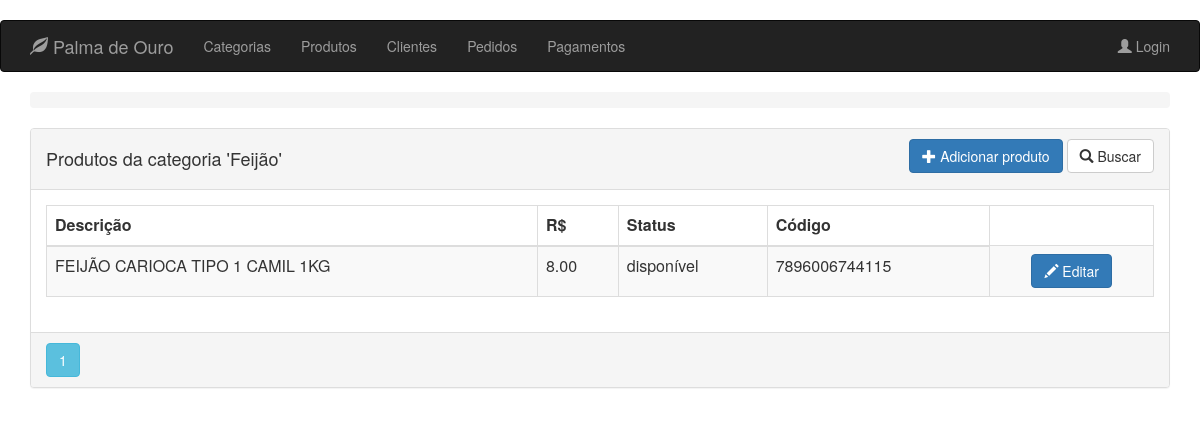
Page /category/3/product on the earlier database version.
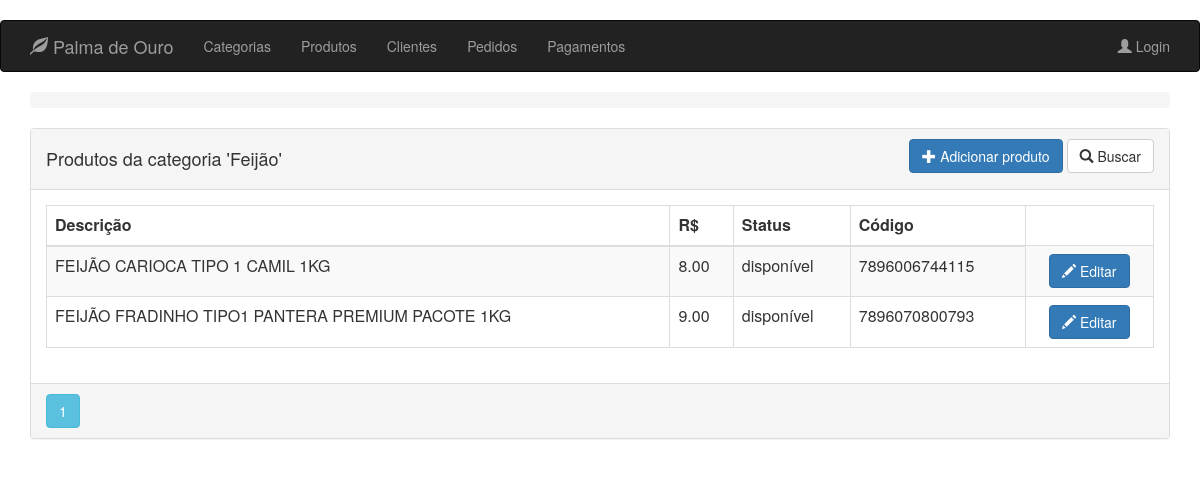
Same page on the later database version.
### app/models.py (models this page shows, shortened)
class Product(db.Model):
    __tablename__ = 'products'
    id = db.Column(db.Integer, primary_key=True)
    description = db.Column(db.String(64))
    image_file = db.Column(db.String(32), default='default.jpg')
    unit_cost = db.Column(db.Numeric(6, 2), nullable=False)
    is_available = db.Column(db.Boolean, nullable=False)
    code = db.Column(db.String(13), unique=True, nullable=False)
    category_id = db.Column(db.Integer, ForeignKey('categories.id'), nullable=False)
    category = relationship("Category", backref=backref('products', order_by=description))
    __table_args__ = (CheckConstraint(unit_cost >= 0.00, name='unit_cost_positive'),)

### app/routes/category/routes.py (the view)
@blueprint_category.route('/category/<int:id>/product')
@register_breadcrumb(blueprint_category, '.id', '', dynamic_list_constructor=view_category_dlc)
def products_of(id):
    category = Category.query.get_or_404(id)
    page = request.args.get('page', 1, type=int)
    products = Product.query.filter_by(category=category).order_by(Product.description).paginate(page, per_page=10)
    return render_template('category/productsof.html', category=category, all_products=products)

### app/templates/category/productsof.html (shortened to what this page needs)
{% extends "base.html" %}
{% block page_content %}
<div class="panel panel-default">
    <div class="panel-heading">
        <div class="row">
            <div class="col col-xs-6">
                <h4>Produtos da categoria '{{ category.title }}'</h4>
            </div>
            <div class="col col-xs-6 text-right">
                <a href="{{ url_for('blueprint_category.new_product',id=category.id) }}"
                   class="btn btn-primary">
                    <span class="glyphicon glyphicon-plus"></span>
                    Adicionar produto
                </a>
                <a href="{{ url_for('blueprint_product.search_product') }}"
                   class="btn btn-default">
                    <span class="glyphicon glyphicon-search"></span>
                    Buscar
                </a>
            </div>
            <div class="btn-group col-md-4 text-right">
            </div>
        </div>
    </div>
    <div class="panel-body">
        <table class="table table-striped table-responsive table-bordered">
            <thead>
                <tr>
                    <th>Descrição</th>
                    <th>R$</th>
                    <th>Status</th>
                    <th>Código</th>
                </tr>
            </thead>
            <tbody>
                {% for product in all_products.items %}
                <tr>
                    <td>{{ product.description }}</td>
                    <td>{{ product.unit_cost }}</td>
                    {% if product.is_available %}
                    <td>disponível</td>
                    {% else %}
                    <td>indisponível</td>
                    {% endif %}
                    <td>{{ product.code }}</td>
                    <td align="center">
                        <a href="{{ url_for('blueprint_product.update_product',id=product.id) }}"
                           class="btn btn-primary">
                            <i class="glyphicon glyphicon-pencil"></i> Editar
                        </a>
                    </td>
                </tr>
                {% endfor %}
            </tbody>
        </table>
    </div>
    <div class="panel-footer p-0">
        {% for page_number in all_products.iter_pages(left_edge=1,right_edge=1,left_current=1,right_current=2) %}
        {% if page_number %}
        {% if all_products.page == page_number %}
        <a class="btn btn-info mb-4"
           href="{{ url_for('blueprint_product.get_products',page=page_number) }}">{{ page_number }}</a>
        {% else %}
        <a class="btn btn-outline-info mb-4"
           href="{{ url_for('blueprint_product.get_products',page=page_number) }}">{{ page_number }}</a>
        {% endif %}
        {% else %}
        ...
        {% endif %}
        {% endfor %}
    </div>
</div>
{% endblock %}

Differences in the rows shown:
added Product: description "FEIJÃO FRADINHO TIPO1 PANTERA PREMIUM PACOTE 1KG", unit_cost "9.00", is_available "disponível", code "7896070800793"
